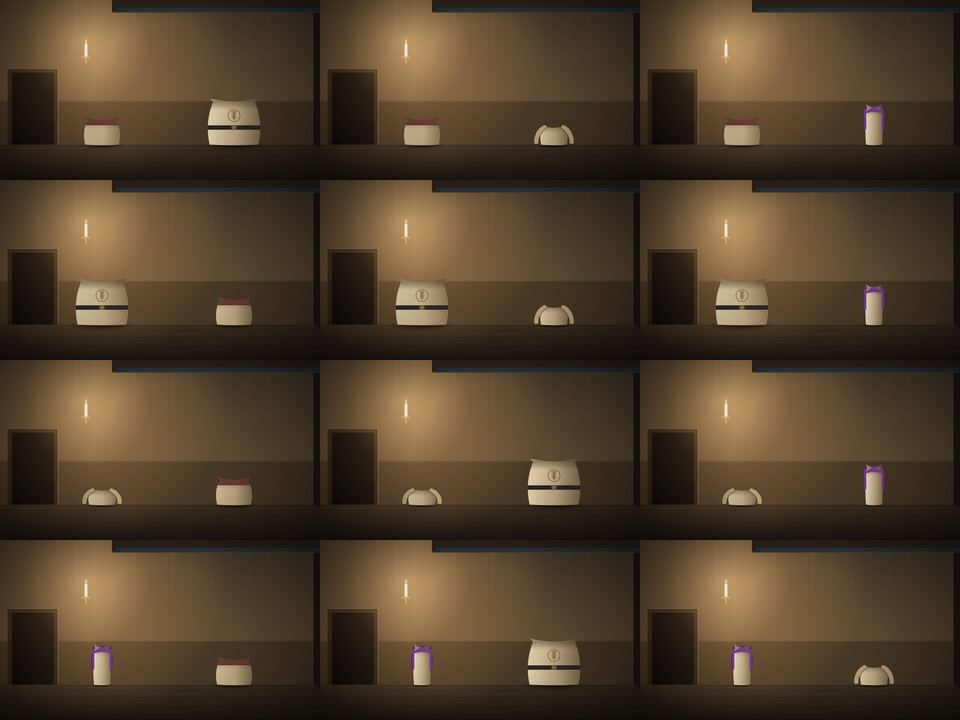
#> input picture paeleo/abominable-house/journal-img/08.jpg, 960 x 720 px
$ python whiten.py ../../../../../../abominable-house/journal-img/08.jpg ../../../../../../abominable-house/journal-img/conseq-07-tying.jpg
#> lines starting #> are read from the running program, lines starting #| are printed output that depends on the picture
# the shoe's one monotone curve, neutral: luminance, p2 -> L105, p50 -> L218, p99.5 -> L246 (piecewise-linear in
# a smooth monotone spline), R=G=B. Keeps the satin/kid relief; makes the object read as the whitest thing on screen.
import sys, json, numpy as np
from PIL import Image
src, dst = sys.argv[1], sys.argv[2]
A = np.asarray(Image.open(src).convert("RGBA"), np.float32)
Y = 0.299 * A[..., 0] + 0.587 * A[..., 1] + 0.114 * A[..., 2]
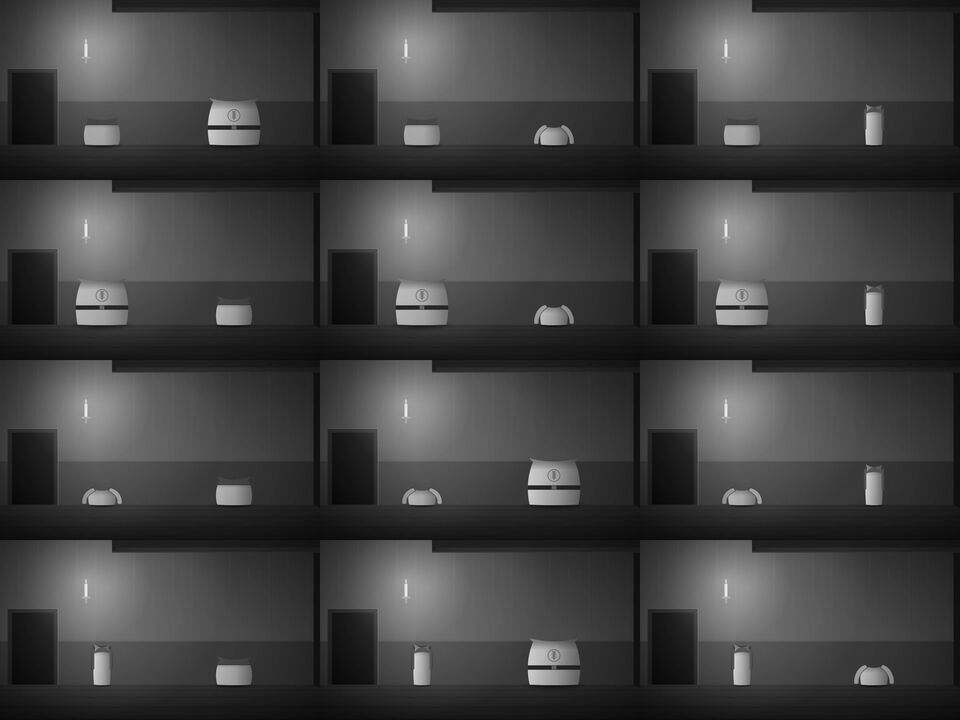
#> Y: shape (720, 960) float32; min 4.15, max 238.2, mean 65.5
m = A[..., 3] > 200
#> m: shape (720, 960) bool; every value is 1
q = np.percentile(Y[m], [2, 50, 99.5])
#> q = [15.81, 58.26, 182.1]
xs = [0, q[0], q[1], q[2], 255]; ys = [40, 105, 218, 246, 250]
#> after `xs = [0, q[0], q[1], q[2], 255]`: xs = [0, 15.81, 58.26, 182.1, 255]
out = np.interp(Y, xs, ys)
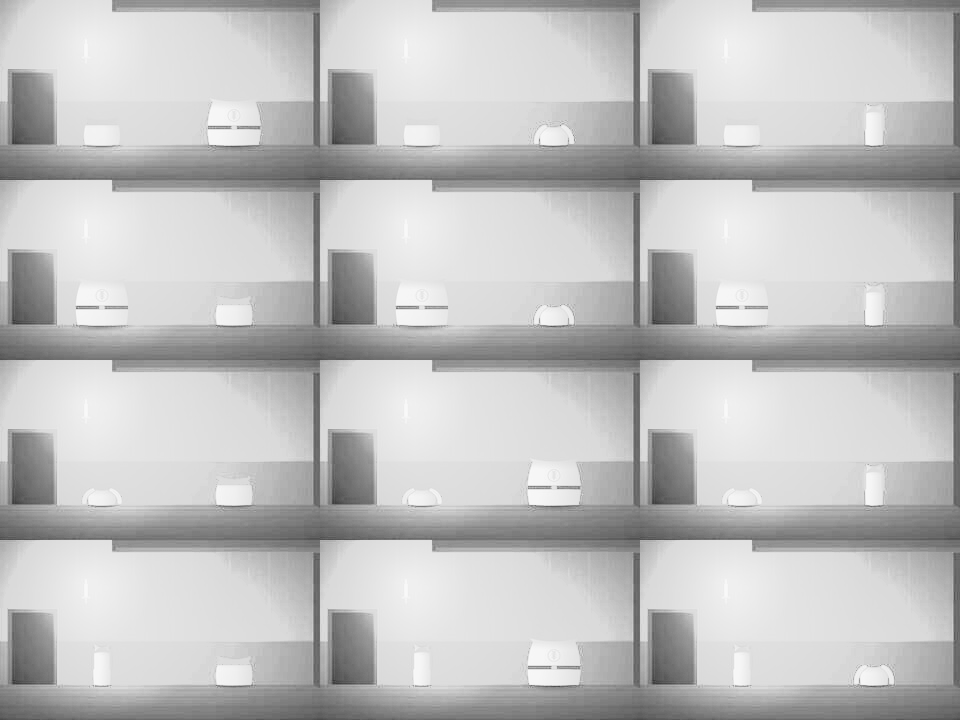
#> out: shape (720, 960) float64; min 57.07, max 249.1, mean 192.8
R = np.dstack([out, out, out, A[..., 3]]).clip(0, 255).astype(np.uint8)
Image.fromarray(R, "RGBA").save(dst)
yy = out[m]
print(json.dumps(dict(curve_in=[round(float(v), 1) for v in q], curve_out=[105, 218, 246],
                      shoe_luma_p=[int(np.percentile(yy, p)) for p in (5, 25, 50, 75, 95)])))
#| {"curve_in": [15.8, 58.3, 182.1], "curve_out": [105, 218, 246], "shoe_luma_p": [111, 161, 218, 224, 235]}
